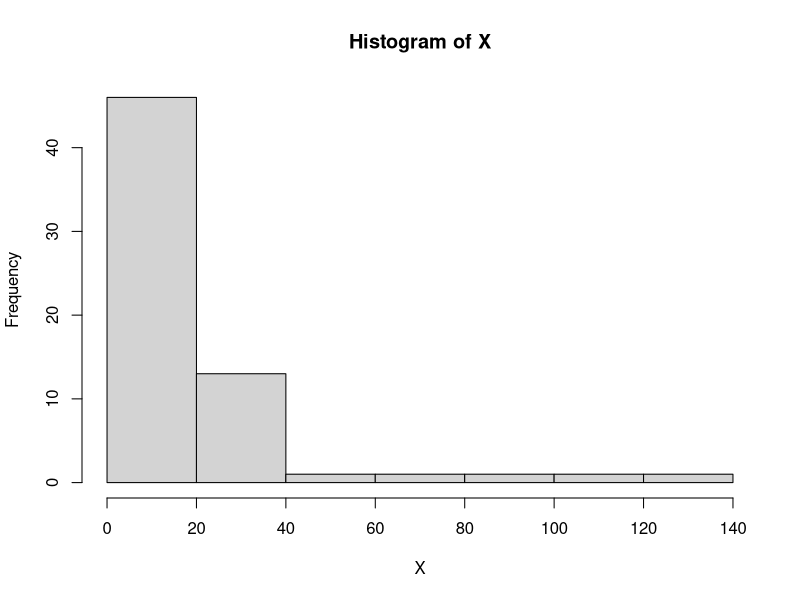
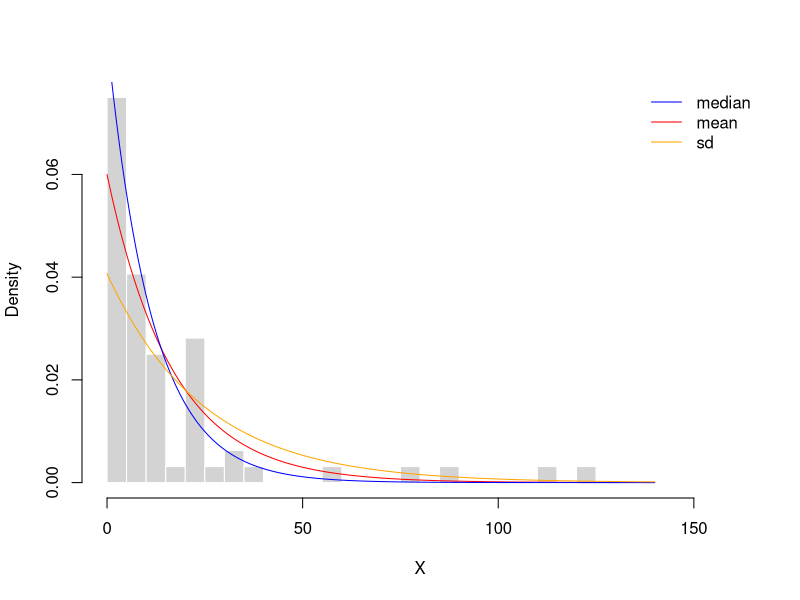

The R script that drew these images, in order:
#######################
## Script - Clase 10 ##
#######################

## X: Tiempo entre mensajes de whatsApp (reporte alumnos)
X = c(3,31,1,4,13,6,121,23,3,11,25,2,0,4,8,21,5,111,37,0,6,7,2,77,14,2,26,60,21,1,1,90,15,22,2,7,12,10,9,22,1,14,5,3,6,4,2,21,20,9,14,8,22,0,1,5,3,21,33,8,7,15,6,4)

## Histograma de Frecuencia
hist(X) ## Se observa un decaimineto exponecial(lambda) --> ¿lambda?

## Utilicemos la relación que existe entre medidas empiricas y teóricas
## mean(X) = E(X) = 1/lambda
## median(X) = x50 = log(2)/lambda
## sd(X) = sqrt(Var(X)) = 1/lambda
lambda = 1 / mean(X) 
hist(X, freq = F, breaks = seq(0,160,5), border = "white", main = "")
curve(dexp(x, rate = lambda), from = 0,to = 140, n = 1000, add = T, col = "red")
lambda = log(2)/median(X) 
curve(dexp(x, rate = lambda), from = 0,to = 140, n = 1000, add = T, col = "blue")
lambda = 1/sd(X) 
curve(dexp(x, rate = lambda), from = 0,to = 140, n = 1000, add = T, col = "orange")
legend("topright", c("median", "mean", "sd"), col = c("blue", "red", "orange"), 
bty = "n", lty = 1)
